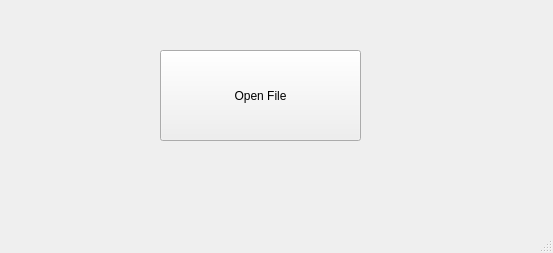
<?xml version="1.0" encoding="UTF-8"?>
<ui version="4.0">
 <class>MainWindow</class>
 <widget class="QMainWindow" name="MainWindow">
  <property name="geometry">
   <rect>
    <x>0</x>
    <y>0</y>
    <width>553</width>
    <height>253</height>
   </rect>
  </property>
  <property name="windowTitle">
   <string>MainWindow</string>
  </property>
  <widget class="QWidget" name="centralwidget">
   <widget class="QPushButton" name="pushButton">
    <property name="geometry">
     <rect>
      <x>160</x>
      <y>50</y>
      <width>201</width>
      <height>91</height>
     </rect>
    </property>
    <property name="text">
     <string>Open File</string>
    </property>
   </widget>
  </widget>
  <widget class="QMenuBar" name="menubar">
   <property name="geometry">
    <rect>
     <x>0</x>
     <y>0</y>
     <width>553</width>
     <height>21</height>
    </rect>
   </property>
  </widget>
  <widget class="QStatusBar" name="statusbar"/>
 </widget>
 <resources/>
 <connections/>
</ui>
